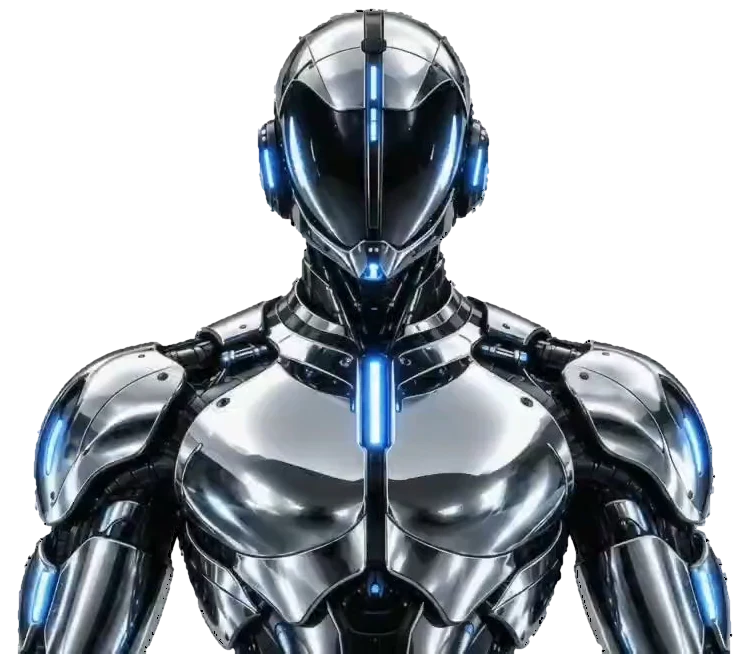
#> input picture lib/robot/d_001.webp, 746 x 654 px
$ python -i build-robot-frames.py   (imports and definitions only)
#> lines starting #> are read from the running program, lines starting #| are printed output that depends on the picture; after the words box and inside, x2 and y2 are one past the last pixel; in counts of white or black regions, pixels touching at a corner belong together
"""
Robot frame pipeline (Python 3 + Pillow, NumPy, SciPy).

Reads the 80 source frames (1280x720 RGBA WebP/PNG) and writes:
  public/robot/d_001..d_080.webp   desktop set, full resolution, cropped to a shared bbox
  public/robot/m_001..m_040.webp   mobile set, 40 frames @ 0.75x, cropped to the same bbox
and prints the crop numbers that live in components/robot-sequence.tsx.

What it fixes at the source (not with CSS):
  1. 1-9px speckle islands hugging the silhouette  -> removed
  2. Near-binary alpha (stair-stepped outline)      -> true anti-aliased alpha
  3. Colour under the edge band                     -> re-sampled from the interior
     (no dark/white matte fringe when the alpha is partial)
  4. Resizing is done in premultiplied space        -> no halo on the mobile set
"""
import sys, glob, os
import numpy as np
from PIL import Image
from scipy import ndimage as ndi

# The 80 original 1280x720 source frames are NOT shipped in public/ (they are not used at
# runtime). Pass their folder as the first argument to regenerate public/robot.
SRC = sys.argv[1] if len(sys.argv) > 1 else "robot-source-frames"
OUT = sys.argv[2] if len(sys.argv) > 2 else "public/robot"
# [1 line not run here, left out]
files = sorted(glob.glob(os.path.join(SRC, "frame_*.*")))
# [1 line not run here, left out]

def clean(path):
#> called with path = '../lib/robot/d_001.webp'
    a = np.asarray(Image.open(path).convert("RGBA"), dtype=np.float32)
    rgb, alpha = a[..., :3], a[..., 3] / 255.0
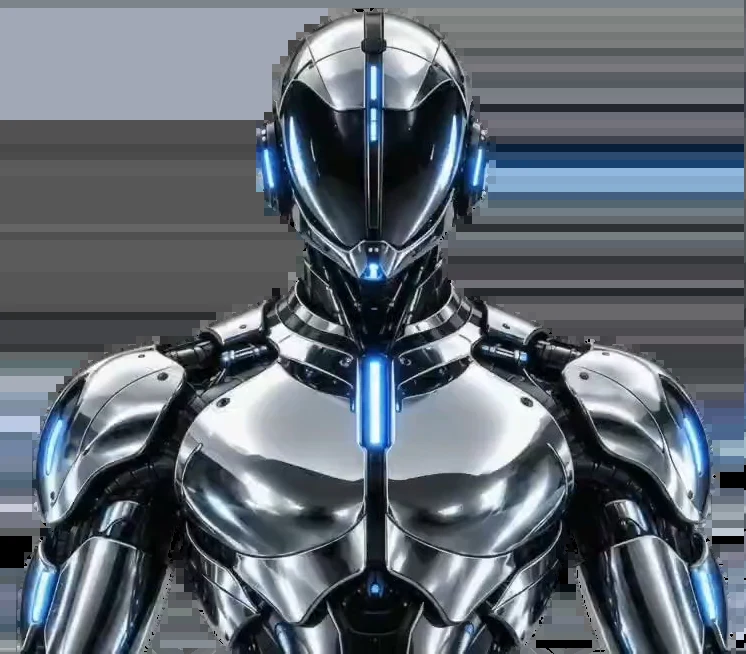
#> rgb: shape (654, 746, 3) float32; mean R, G, B 97.1, 105.2, 114.1
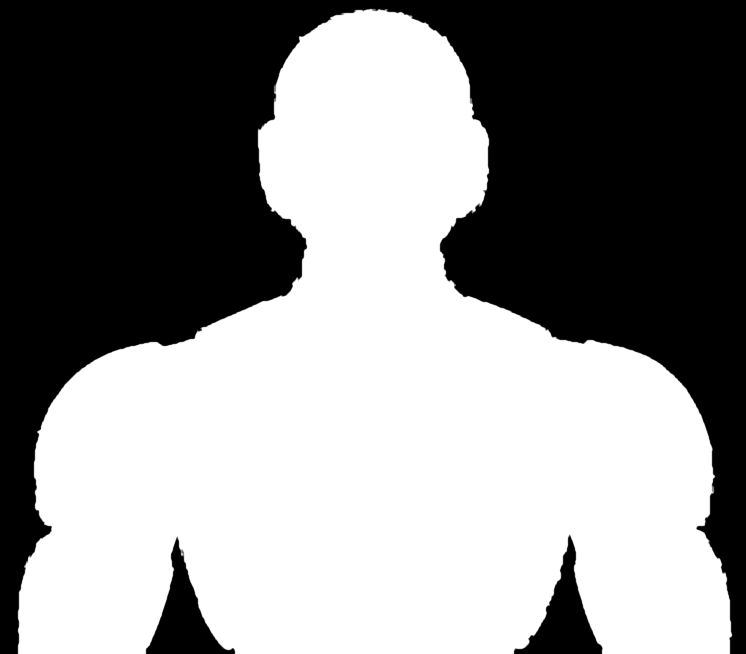
#> alpha: shape (654, 746) float32; min 0, max 1, mean 0.541
    mask = alpha > 0.5
#> mask: shape (654, 746) bool; 54.1% white; 3 black regions, box (x1, y1, x2, y2) and area: (0, 0, 746, 654) 215996, (514, 535, 602, 654) 3878, (146, 538, 235, 654) 3851
    # 1. drop specks / pinholes (< 40 px)
    lab, n = ndi.label(mask)
#> n = 1
    if n:
        sizes = ndi.sum(mask, lab, range(1, n + 1))
#> sizes = [264159]
        keep = np.isin(lab, 1 + np.flatnonzero(sizes >= 40))
        mask = keep
    holes, hn = ndi.label(~mask)
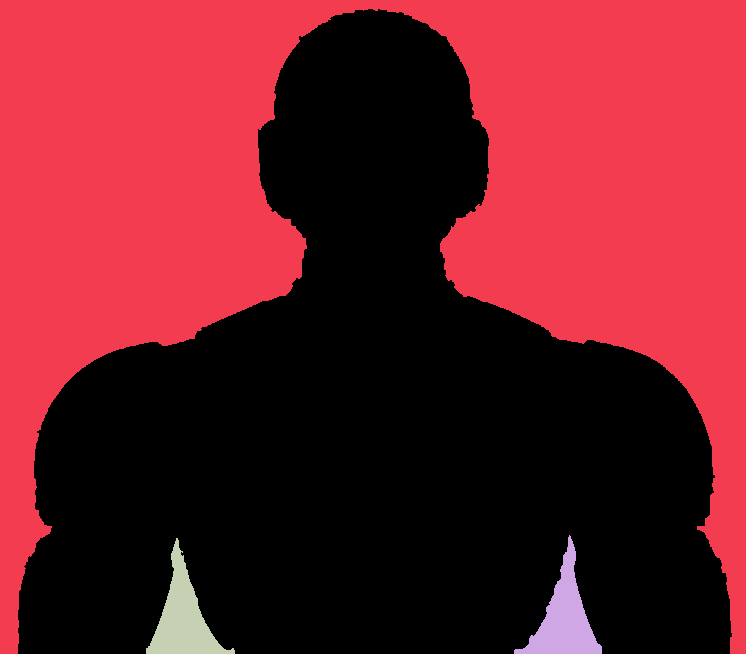
#> holes: shape (654, 746) int32; 4 distinct labels, from 0 to 3; one colour per label, 0 black
#> hn = 3
    if hn:
        hs = ndi.sum(~mask, holes, range(1, hn + 1))
#> hs = [215996, 3878, 3851]
        mask |= np.isin(holes, 1 + np.flatnonzero(hs < 40))
    # 2. anti-aliased alpha: blur the clean mask, then re-steepen around 0.5 (no net shrink)
    g = ndi.gaussian_filter(mask.astype(np.float32), 0.9)
    new_alpha = np.clip((g - 0.5) * 1.7 + 0.5, 0, 1)
    new_alpha[~ndi.binary_dilation(mask, iterations=2)] = 0
    # 3. edge colour from the interior (1px inside), extended outward
    solid = ndi.binary_erosion(mask, iterations=1)
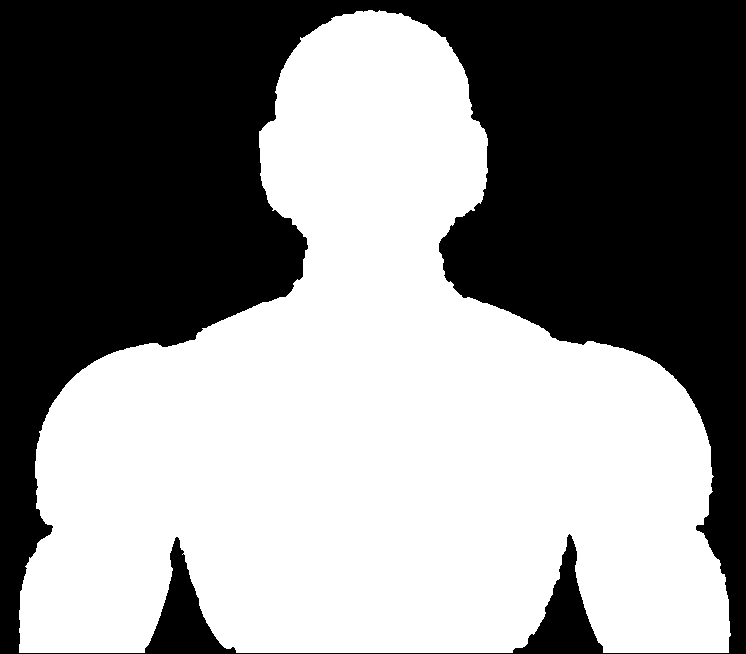
#> solid: shape (654, 746) bool; 53.6% white; 1 black region, box (x1, y1, x2, y2) and area: (0, 0, 746, 654) 226553
    idx = ndi.distance_transform_edt(~solid, return_distances=False, return_indices=True)
    rgb2 = rgb[idx[0], idx[1]]
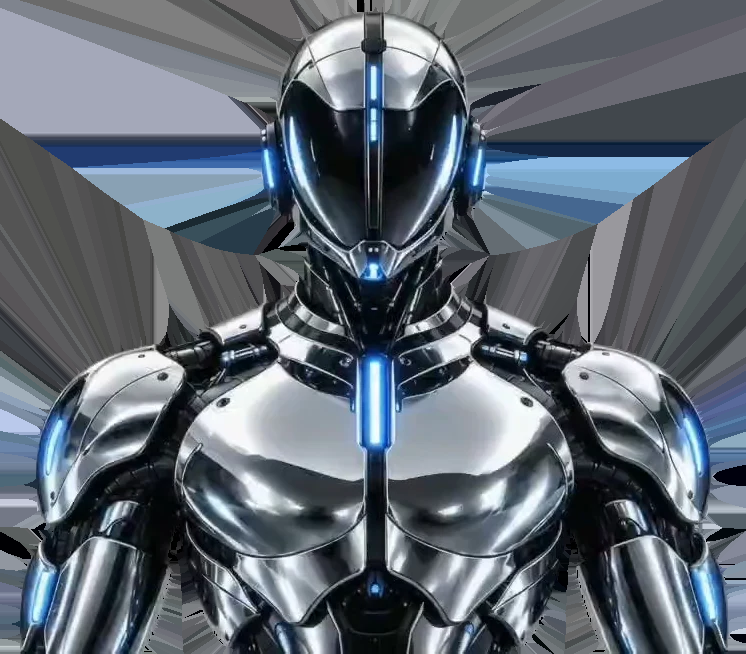
#> rgb2: shape (654, 746, 3) float32; mean R, G, B 95.6, 104.2, 114.1
    out = np.dstack([rgb2, new_alpha * 255.0])
    return out

frames = [clean(f) for f in files]

# shared crop = union of visible pixels + padding; bottom kept at the frame bottom (bust is cut there)
x0 = y0 = 10**9; x1 = y1 = 0
# [3 lines not run here, left out]
PAD = 6
x0 = max(0, x0 - PAD); y0 = max(0, y0 - PAD); x1 = min(1279, x1 + PAD); y1 = 719
# [1 line not run here, left out]
cw, ch = (x1 - x0 + 1), (y1 - y0 + 1)
# [2 lines not run here, left out]

def save(arr, path, q):
    Image.fromarray(np.clip(arr + 0.5, 0, 255).astype(np.uint8), "RGBA").save(
        path, "WEBP", quality=q, alpha_quality=100, method=6)

def resize_premult(arr, scale):
    h, w = arr.shape[:2]
    nw, nh = round(w * scale), round(h * scale)
    p = arr.copy(); p[..., :3] *= (p[..., 3:4] / 255.0)
    chans = [np.asarray(Image.fromarray(p[..., i], "F").resize((nw, nh), Image.LANCZOS)) for i in range(4)]
    r = np.dstack(chans)
    al = np.clip(r[..., 3:4], 0, 255)
    r[..., :3] = np.where(al > 0.5, r[..., :3] / np.maximum(al / 255.0, 1e-4), 0)
    r[..., :3] = np.clip(r[..., :3], 0, 255); r[..., 3:4] = al
    return r

tot_d = tot_m = 0
mobile_idx = list(np.round(np.linspace(0, 79, 40)).astype(int))
# [7 lines not run here, left out]

>>> result = clean('../lib/robot/d_001.webp')
